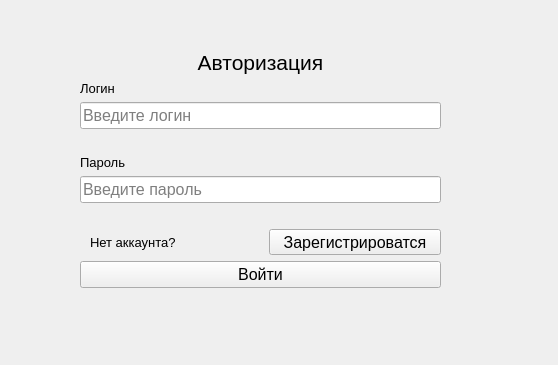
<?xml version="1.0" encoding="UTF-8"?>
<ui version="4.0">
 <class>Form</class>
 <widget class="QWidget" name="Form">
  <property name="geometry">
   <rect>
    <x>0</x>
    <y>0</y>
    <width>558</width>
    <height>365</height>
   </rect>
  </property>
  <property name="windowTitle">
   <string>Form</string>
  </property>
  <widget class="QWidget" name="verticalLayoutWidget">
   <property name="geometry">
    <rect>
     <x>80</x>
     <y>50</y>
     <width>361</width>
     <height>258</height>
    </rect>
   </property>
   <layout class="QVBoxLayout" name="verticalLayout">
    <property name="spacing">
     <number>6</number>
    </property>
    <property name="leftMargin">
     <number>0</number>
    </property>
    <item>
     <widget class="QLabel" name="label">
      <property name="font">
       <font>
        <pointsize>16</pointsize>
       </font>
      </property>
      <property name="text">
       <string>Авторизация</string>
      </property>
      <property name="alignment">
       <set>Qt::AlignCenter</set>
      </property>
     </widget>
    </item>
    <item>
     <widget class="QLabel" name="label_login">
      <property name="font">
       <font>
        <pointsize>10</pointsize>
       </font>
      </property>
      <property name="text">
       <string>Логин</string>
      </property>
      <property name="margin">
       <number>0</number>
      </property>
     </widget>
    </item>
    <item>
     <widget class="QLineEdit" name="input_login">
      <property name="enabled">
       <bool>true</bool>
      </property>
      <property name="font">
       <font>
        <pointsize>12</pointsize>
       </font>
      </property>
      <property name="text">
       <string/>
      </property>
      <property name="alignment">
       <set>Qt::AlignLeading|Qt::AlignLeft|Qt::AlignVCenter</set>
      </property>
      <property name="dragEnabled">
       <bool>false</bool>
      </property>
      <property name="readOnly">
       <bool>false</bool>
      </property>
      <property name="placeholderText">
       <string>Введите логин</string>
      </property>
     </widget>
    </item>
    <item>
     <widget class="QLabel" name="message_login">
      <property name="text">
       <string/>
      </property>
     </widget>
    </item>
    <item>
     <widget class="QLabel" name="label_pass">
      <property name="font">
       <font>
        <pointsize>10</pointsize>
       </font>
      </property>
      <property name="text">
       <string>Пароль</string>
      </property>
     </widget>
    </item>
    <item>
     <widget class="QLineEdit" name="input_pass">
      <property name="font">
       <font>
        <pointsize>12</pointsize>
       </font>
      </property>
      <property name="placeholderText">
       <string>Введите пароль</string>
      </property>
     </widget>
    </item>
    <item>
     <widget class="QLabel" name="message_password">
      <property name="text">
       <string/>
      </property>
     </widget>
    </item>
    <item>
     <layout class="QHBoxLayout" name="horizontalLayout">
      <property name="spacing">
       <number>6</number>
      </property>
      <property name="leftMargin">
       <number>10</number>
      </property>
      <item>
       <widget class="QLabel" name="label_3">
        <property name="font">
         <font>
          <pointsize>10</pointsize>
         </font>
        </property>
        <property name="text">
         <string>Нет аккаунта?</string>
        </property>
       </widget>
      </item>
      <item>
       <widget class="QPushButton" name="to_reg_button">
        <property name="font">
         <font>
          <pointsize>12</pointsize>
         </font>
        </property>
        <property name="text">
         <string>Зарегистрироватся</string>
        </property>
       </widget>
      </item>
     </layout>
    </item>
    <item>
     <widget class="QPushButton" name="auth_button">
      <property name="enabled">
       <bool>true</bool>
      </property>
      <property name="font">
       <font>
        <pointsize>12</pointsize>
       </font>
      </property>
      <property name="text">
       <string>Войти</string>
      </property>
     </widget>
    </item>
    <item>
     <widget class="QLabel" name="message_auth">
      <property name="text">
       <string/>
      </property>
     </widget>
    </item>
   </layout>
  </widget>
 </widget>
 <resources/>
 <connections/>
</ui>
